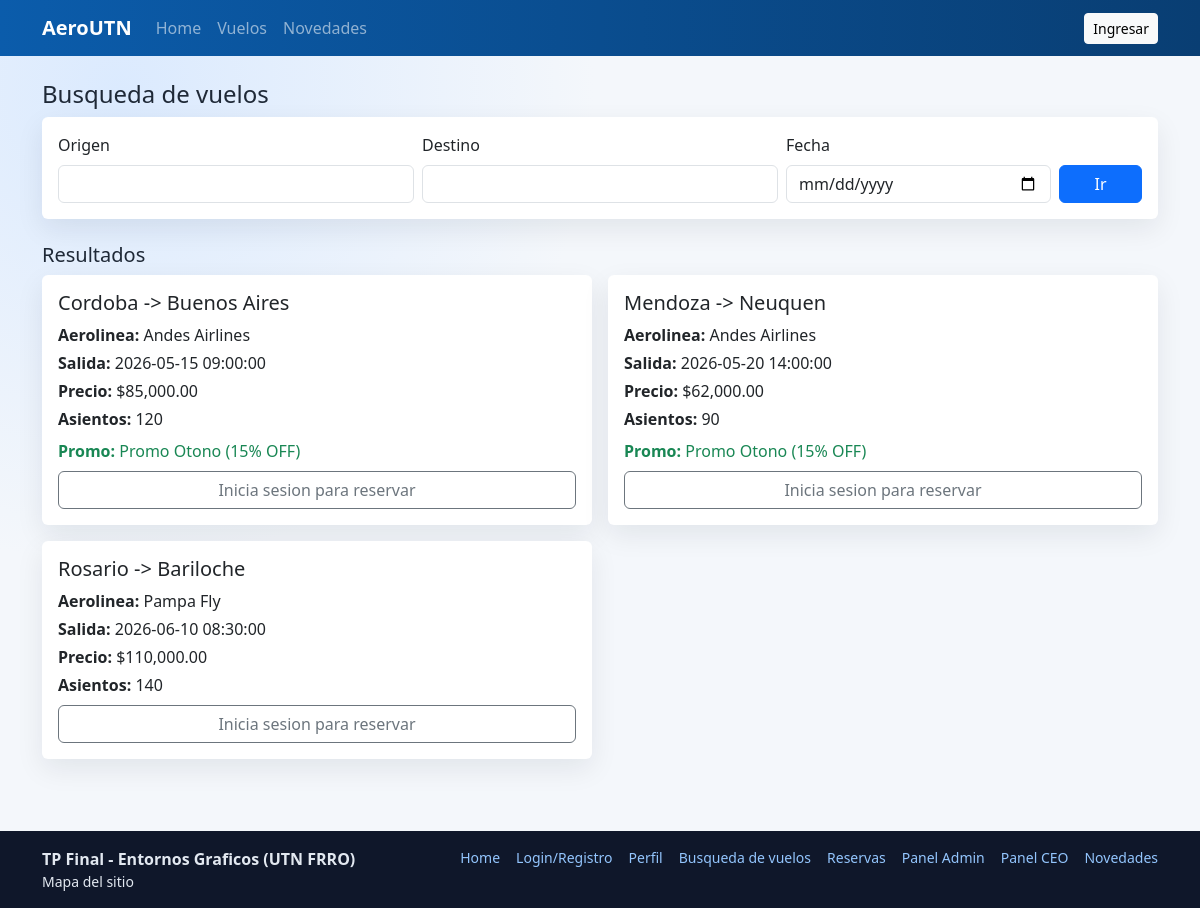
Screenshot of /xampp_php/public/index.php?page=flights with the database file from the repository.
### tables this page shows
CREATE TABLE flights (
  id INT AUTO_INCREMENT PRIMARY KEY,
  airline_id INT NOT NULL,
  origin VARCHAR(80) NOT NULL,
  destination VARCHAR(80) NOT NULL,
  departure_time DATETIME NOT NULL,
  arrival_time DATETIME NOT NULL,
  price DECIMAL(10, 2) NOT NULL,
  total_seats INT NOT NULL,
  available_seats INT NOT NULL,
  created_at TIMESTAMP DEFAULT CURRENT_TIMESTAMP,
  CONSTRAINT fk_flights_airline FOREIGN KEY (airline_id) REFERENCES airlines(id)
);

CREATE TABLE airlines (
  id INT AUTO_INCREMENT PRIMARY KEY,
  name VARCHAR(120) NOT NULL,
  code VARCHAR(10) NOT NULL UNIQUE,
  country VARCHAR(80) NOT NULL,
  created_at TIMESTAMP DEFAULT CURRENT_TIMESTAMP
);

CREATE TABLE promotions (
  id INT AUTO_INCREMENT PRIMARY KEY,
  airline_id INT NOT NULL,
  title VARCHAR(140) NOT NULL,
  description TEXT,
  discount_percent DECIMAL(5, 2) NOT NULL,
  status ENUM('pending', 'approved', 'denied') NOT NULL DEFAULT 'pending',
  is_active TINYINT(1) NOT NULL DEFAULT 1,
  active_airline_id INT GENERATED ALWAYS AS (CASE WHEN is_active = 1 THEN airline_id ELSE NULL END) STORED,
  created_at TIMESTAMP DEFAULT CURRENT_TIMESTAMP,
  CONSTRAINT fk_promotions_airline FOREIGN KEY (airline_id) REFERENCES airlines(id),
  CONSTRAINT uq_promotions_one_active UNIQUE (active_airline_id)
);

### xampp_php/app/helpers/view.php (called while the page is built, shortened)
<?php
function view(string $page, array $data = []): void
{
    extract($data);
    require __DIR__ . '/../views/partials/header.php';
    require __DIR__ . '/../views/partials/navbar.php';
    require __DIR__ . '/../views/pages/' . $page . '.php';
    require __DIR__ . '/../views/partials/footer.php';
}
function paginate(int $totalItems, int $perPage, int $currentPage): array
{
    $totalPages = max(1, (int) ceil($totalItems / $perPage));
    $currentPage = max(1, min($currentPage, $totalPages));
    $offset = ($currentPage - 1) * $perPage;
    return [
        'total_pages' => $totalPages,
        'current_page' => $currentPage,
        'offset' => $offset,
        'limit' => $perPage,
    ];
}

### xampp_php/app/controllers/FlightController.php (called while the page is built, shortened)
<?php
class FlightController
{
    public static function listPage(): void
    {
        $origin = clean_text($_GET['origin'] ?? '');
        $destination = clean_text($_GET['destination'] ?? '');
        $date = clean_text($_GET['date'] ?? '');
        $page = max(1, (int) ($_GET['p'] ?? 1));
        $perPage = 6;
        $total = Flight::countFiltered($origin ?: null, $destination ?: null, $date ?: null);
        $pager = paginate($total, $perPage, $page);
        $flights = Flight::paginated($pager['limit'], $pager['offset'], $origin ?: null, $destination ?: null, $date ?: null);
        $airlines = Airline::all();
        view('flights', [
            'flights' => $flights,
            'airlines' => $airlines,
            'origin' => $origin,
            'destination' => $destination,
            'date' => $date,
            'pager' => $pager,
        ]);
    }
}

### xampp_php/app/helpers/auth.php (called while the page is built, shortened)
<?php
function current_user(): ?array
{
    return $_SESSION['user'] ?? null;
}
function is_logged_in(): bool
{
    return isset($_SESSION['user']);
}

### xampp_php/app/helpers/validation.php (called while the page is built, shortened)
<?php
function clean_text(?string $value): string
{
    return trim((string) $value);
}

### xampp_php/app/core/Database.php (called while the page is built)
<?php
class Database
{
    private static ?PDO $pdo = null;
    public static function connection(): PDO
    {
        if (self::$pdo === null) {
            $dsn = 'mysql:host=' . DB_HOST . ';port=' . DB_PORT . ';dbname=' . DB_NAME . ';charset=utf8mb4';
            self::$pdo = new PDO($dsn, DB_USER, DB_PASS, [
                PDO::ATTR_ERRMODE => PDO::ERRMODE_EXCEPTION,
                PDO::ATTR_DEFAULT_FETCH_MODE => PDO::FETCH_ASSOC,
            ]);
        }
        return self::$pdo;
    }
}

### xampp_php/app/models/Flight.php (called while the page is built, shortened)
<?php
class Flight
{
    public static function countFiltered(?string $origin = null, ?string $destination = null, ?string $date = null): int
    {
        $sql = 'SELECT COUNT(*) AS c FROM flights f WHERE 1 = 1';
        $params = [];
        $stmt = Database::connection()->prepare($sql);
        $stmt->execute($params);
        $row = $stmt->fetch();
        return (int) $row['c'];
    }
    public static function paginated(int $limit, int $offset, ?string $origin = null, ?string $destination = null, ?string $date = null): array
    {
        $sql = "SELECT f.*, a.name AS airline_name, p.title AS promo_title, p.discount_percent
                FROM flights f
                JOIN airlines a ON a.id = f.airline_id
                LEFT JOIN promotions p ON p.airline_id = f.airline_id AND p.status = 'approved' AND p.is_active = 1
                WHERE 1 = 1";
        $params = [];
        $sql .= ' ORDER BY f.departure_time ASC LIMIT :limit OFFSET :offset';
        $stmt = Database::connection()->prepare($sql);
        $stmt->bindValue(':limit', $limit, PDO::PARAM_INT);
        $stmt->bindValue(':offset', $offset, PDO::PARAM_INT);
        $stmt->execute();
        return $stmt->fetchAll();
    }
}

### xampp_php/app/views/pages/flights.php (the view, shortened to what this page needs)
<section aria-labelledby="flight-search-title" class="mb-4">
  <h1 id="flight-search-title" class="h4">Busqueda de vuelos</h1>
  <form method="get" action="<?php echo BASE_URL; ?>/index.php" class="card p-3">
    <div class="row g-2 align-items-end">
      <div class="col-md-4">
        <label for="origin" class="form-label">Origen</label>
        <input id="origin" name="origin" type="text" class="form-control" value="<?php echo htmlspecialchars($origin); ?>">
      </div>
      <div class="col-md-4">
        <label for="destination" class="form-label">Destino</label>
        <input id="destination" name="destination" type="text" class="form-control" value="<?php echo htmlspecialchars($destination); ?>">
      </div>
      <div class="col-md-3">
        <label for="date" class="form-label">Fecha</label>
        <input id="date" name="date" type="date" class="form-control" value="<?php echo htmlspecialchars($date); ?>">
      </div>
      <div class="col-md-1 d-grid">
        <button class="btn btn-primary" type="submit">Ir</button>
      </div>
    </div>
  </form>
</section>
<section class="mb-4" aria-labelledby="flight-results-title">
  <h2 id="flight-results-title" class="h5">Resultados</h2>
  <div class="row g-3">
    <?php foreach ($flights as $flight): ?>
      <article class="col-md-6">
        <div class="card h-100 p-3">
          <h3 class="h5"><?php echo htmlspecialchars($flight['origin']); ?> -> <?php echo htmlspecialchars($flight['destination']); ?></h3>
          <p class="mb-1"><strong>Aerolinea:</strong> <?php echo htmlspecialchars($flight['airline_name']); ?></p>
          <p class="mb-1"><strong>Salida:</strong> <?php echo htmlspecialchars($flight['departure_time']); ?></p>
          <p class="mb-1"><strong>Precio:</strong> $<?php echo number_format((float) $flight['price'], 2); ?></p>
          <p class="mb-2"><strong>Asientos:</strong> <?php echo (int) $flight['available_seats']; ?></p>
          <?php if (!empty($flight['promo_title'])): ?>
            <p class="text-success mb-2"><strong>Promo:</strong> <?php echo htmlspecialchars($flight['promo_title']); ?> (<?php echo (float) $flight['discount_percent']; ?>% OFF)</p>
          <?php endif; ?>
          <?php if (is_logged_in()): ?>
            <form method="post" action="<?php echo BASE_URL; ?>/index.php?page=flights" class="row g-2 needs-validation" novalidate>
              <input type="hidden" name="action" value="reserve">
              <input type="hidden" name="flight_id" value="<?php echo (int) $flight['id']; ?>">
              <div class="col-8">
                <label for="seats_<?php echo (int) $flight['id']; ?>" class="form-label visually-hidden">Asientos</label>
                <input id="seats_<?php echo (int) $flight['id']; ?>" type="number" min="1" name="seats" class="form-control" placeholder="Cantidad de asientos" required>
                <div class="invalid-feedback">Ingresa cantidad valida.</div>
              </div>
              <div class="col-4 d-grid">
                <button class="btn btn-outline-primary" type="submit">Reservar</button>
              </div>
            </form>
          <?php else: ?>
            <a class="btn btn-outline-secondary" href="<?php echo BASE_URL; ?>/index.php?page=login">Inicia sesion para reservar</a>
          <?php endif; ?>
        </div>
      </article>
    <?php endforeach; ?>
  </div>
</section>

### xampp_php/public/index.php (shortened to what this page needs)
<?php
$page = $_GET['page'] ?? 'home';
switch ($page) {
    case 'flights':
        FlightController::listPage();
        break;
}

### xampp_php/app/views/partials/header.php (shortened to what this page needs)
<!doctype html>
<html lang="es">
<head>
  <link href="https://cdn.jsdelivr.net/npm/bootstrap@5.3.3/dist/css/bootstrap.min.css" rel="stylesheet">
  <link rel="stylesheet" href="<?php echo BASE_URL; ?>/assets/css/styles.css">
</head>
<body>

### xampp_php/app/views/partials/navbar.php (shortened to what this page needs)
<?php $user = current_user(); ?>
<nav class="navbar navbar-expand-lg navbar-dark app-navbar" aria-label="Barra principal de navegacion">
  <div class="container">
    <a class="navbar-brand fw-bold" href="<?php echo BASE_URL; ?>/index.php?page=home">AeroUTN</a>
    <div class="collapse navbar-collapse" id="mainNav">
      <ul class="navbar-nav me-auto mb-2 mb-lg-0">
        <li class="nav-item"><a class="nav-link" href="<?php echo BASE_URL; ?>/index.php?page=home">Home</a></li>
        <li class="nav-item"><a class="nav-link" href="<?php echo BASE_URL; ?>/index.php?page=flights">Vuelos</a></li>
        <li class="nav-item"><a class="nav-link" href="<?php echo BASE_URL; ?>/index.php?page=news">Novedades</a></li>
      </ul>
      <div class="d-flex gap-2 align-items-center">
        <?php if ($user): ?>
          <span class="badge text-bg-light"><?php echo htmlspecialchars($user['name']); ?> (<?php echo htmlspecialchars($user['role']); ?>)</span>
          <form method="post" action="<?php echo BASE_URL; ?>/index.php?page=home" class="m-0">
            <input type="hidden" name="action" value="logout">
            <button class="btn btn-sm btn-light" type="submit">Salir</button>
          </form>
        <?php else: ?>
          <a class="btn btn-sm btn-light" href="<?php echo BASE_URL; ?>/index.php?page=login">Ingresar</a>
        <?php endif; ?>
      </div>
    </div>
  </div>
</nav>
<main class="container py-4">

### xampp_php/app/views/partials/footer.php (shortened to what this page needs)
</main>
<footer class="site-footer mt-4">
  <div class="container py-3 d-flex flex-column flex-md-row justify-content-between gap-2">
    <div>
      <strong>TP Final - Entornos Graficos (UTN FRRO)</strong>
      <div class="small">Mapa del sitio</div>
    </div>
    <div class="d-flex flex-wrap gap-3 small">
      <a href="<?php echo BASE_URL; ?>/index.php?page=home">Home</a>
      <a href="<?php echo BASE_URL; ?>/index.php?page=login">Login/Registro</a>
      <a href="<?php echo BASE_URL; ?>/index.php?page=profile">Perfil</a>
      <a href="<?php echo BASE_URL; ?>/index.php?page=flights">Busqueda de vuelos</a>
      <a href="<?php echo BASE_URL; ?>/index.php?page=reservations">Reservas</a>
      <a href="<?php echo BASE_URL; ?>/index.php?page=admin">Panel Admin</a>
      <a href="<?php echo BASE_URL; ?>/index.php?page=ceo">Panel CEO</a>
      <a href="<?php echo BASE_URL; ?>/index.php?page=news">Novedades</a>
    </div>
  </div>
</footer>
</body>
</html>

### xampp_php/public/assets/css/styles.css (style rules this page uses)
:root { --bg: #f4f7fb; --text: #1f2937; --brand: #0b5cab; --brand-dark: #093e73; }
body { min-height: 100vh; color: var(--text); background: radial-gradient(circle at 10% 10%, #dbeafe, transparent 35%), var(--bg); }
.app-navbar { background: linear-gradient(90deg, var(--brand), var(--brand-dark)); }
.card { border: 0; box-shadow: 0 10px 28px rgba(15, 23, 42, 0.08); }
.site-footer { background: #0f172a; color: #e2e8f0; }
.site-footer a { color: #93c5fd; text-decoration: none; }

### rows the page displays
flights: origin "Cordoba", destination "Buenos Aires", airline.name "Andes Airlines", departure_time "2026-05-15 09:00:00", price "85,000.00", available_seats "120", promotions.title "Promo Otono", promotions.discount_percent "15"
flights: origin "Mendoza", destination "Neuquen", airline.name "Andes Airlines", departure_time "2026-05-20 14:00:00", price "62,000.00", available_seats "90", promotions.title "Promo Otono", promotions.discount_percent "15"
flights: origin "Rosario", destination "Bariloche", airline.name "Pampa Fly", departure_time "2026-06-10 08:30:00", price "110,000.00", available_seats "140"
